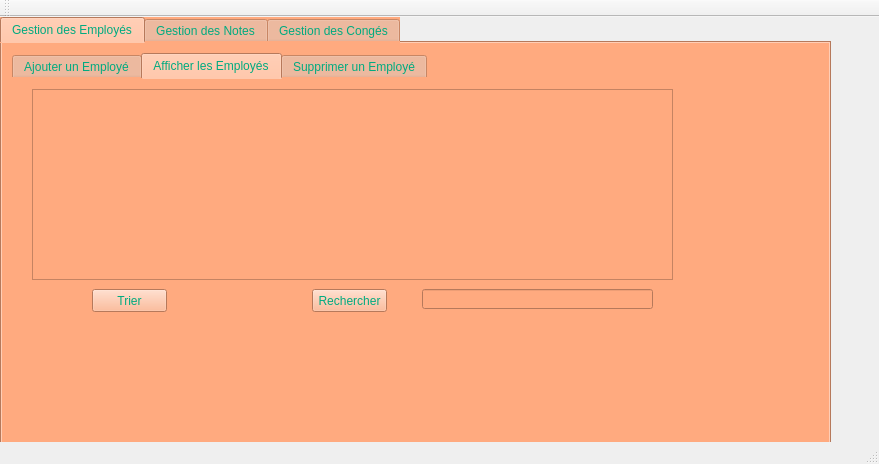
<?xml version="1.0" encoding="UTF-8"?>
<ui version="4.0">
 <class>MainWindow</class>
 <widget class="QMainWindow" name="MainWindow">
  <property name="geometry">
   <rect>
    <x>0</x>
    <y>0</y>
    <width>879</width>
    <height>464</height>
   </rect>
  </property>
  <property name="windowTitle">
   <string>Gestion des étudiants</string>
  </property>
  <widget class="QWidget" name="centralWidget">
   <widget class="QTabWidget" name="tabWidget_2">
    <property name="geometry">
     <rect>
      <x>0</x>
      <y>0</y>
      <width>831</width>
      <height>441</height>
     </rect>
    </property>
    <property name="styleSheet">
     <string notr="true">color: rgb(0, 170, 0);
color: rgb(0, 170, 127);
selection-background-color: rgb(255, 255, 127);
background-color: rgb(255, 170, 127);</string>
    </property>
    <property name="currentIndex">
     <number>0</number>
    </property>
    <widget class="QWidget" name="tab_4">
     <attribute name="title">
      <string>Gestion des Employés</string>
     </attribute>
     <widget class="QTabWidget" name="tabWidget">
      <property name="geometry">
       <rect>
        <x>10</x>
        <y>10</y>
        <width>801</width>
        <height>391</height>
       </rect>
      </property>
      <property name="styleSheet">
       <string notr="true">color:rgb(0, 170, 127);



color: rgb(0, 170, 0);
color: rgb(0, 170, 127);
border-top-color: rgb(255, 170, 127);
border-color: rgb(255, 170, 127);
background-color: rgb(255, 170, 127);
background-color: rgb(255, 170, 127);
</string>
      </property>
      <property name="currentIndex">
       <number>1</number>
      </property>
      <widget class="QWidget" name="tab">
       <attribute name="title">
        <string>Ajouter un Employé</string>
       </attribute>
       <widget class="QLabel" name="label">
        <property name="geometry">
         <rect>
          <x>0</x>
          <y>30</y>
          <width>81</width>
          <height>20</height>
         </rect>
        </property>
        <property name="styleSheet">
         <string notr="true">font: 11pt &quot;Rockwell&quot;;</string>
        </property>
        <property name="text">
         <string>Identifiant</string>
        </property>
       </widget>
       <widget class="QLabel" name="label_2">
        <property name="geometry">
         <rect>
          <x>-4</x>
          <y>70</y>
          <width>71</width>
          <height>20</height>
         </rect>
        </property>
        <property name="styleSheet">
         <string notr="true">
font: 12pt &quot;MS Shell Dlg 2&quot;;</string>
        </property>
        <property name="text">
         <string>  Nom</string>
        </property>
       </widget>
       <widget class="QLabel" name="label_3">
        <property name="geometry">
         <rect>
          <x>-4</x>
          <y>110</y>
          <width>71</width>
          <height>20</height>
         </rect>
        </property>
        <property name="styleSheet">
         <string notr="true">font: 11pt &quot;MS Shell Dlg 2&quot;;</string>
        </property>
        <property name="text">
         <string> Prénom</string>
        </property>
       </widget>
       <widget class="QLabel" name="label_5">
        <property name="geometry">
         <rect>
          <x>0</x>
          <y>150</y>
          <width>121</width>
          <height>20</height>
         </rect>
        </property>
        <property name="styleSheet">
         <string notr="true">font: 12pt &quot;MS Shell Dlg 2&quot;;
font: 11pt &quot;MS Shell Dlg 2&quot;;</string>
        </property>
        <property name="text">
         <string>Date de naissance</string>
        </property>
       </widget>
       <widget class="QLabel" name="label_6">
        <property name="geometry">
         <rect>
          <x>0</x>
          <y>220</y>
          <width>71</width>
          <height>20</height>
         </rect>
        </property>
        <property name="styleSheet">
         <string notr="true">font: 12pt &quot;MS Shell Dlg 2&quot;;</string>
        </property>
        <property name="text">
         <string>Sexe</string>
        </property>
       </widget>
       <widget class="QLabel" name="label_7">
        <property name="geometry">
         <rect>
          <x>0</x>
          <y>260</y>
          <width>91</width>
          <height>20</height>
         </rect>
        </property>
        <property name="styleSheet">
         <string notr="true">font: 10pt &quot;MS Shell Dlg 2&quot;;
font: 11pt &quot;MS Shell Dlg 2&quot;;</string>
        </property>
        <property name="text">
         <string>Teléphone</string>
        </property>
       </widget>
       <widget class="QDateEdit" name="dateEdit">
        <property name="geometry">
         <rect>
          <x>130</x>
          <y>140</y>
          <width>110</width>
          <height>22</height>
         </rect>
        </property>
       </widget>
       <widget class="QPushButton" name="pb_ajouter">
        <property name="geometry">
         <rect>
          <x>300</x>
          <y>290</y>
          <width>101</width>
          <height>41</height>
         </rect>
        </property>
        <property name="font">
         <font>
          <family>MS Shell Dlg 2</family>
          <pointsize>12</pointsize>
          <weight>50</weight>
          <italic>false</italic>
          <bold>false</bold>
         </font>
        </property>
        <property name="styleSheet">
         <string notr="true">color: rgb(0, 170, 127);

font: 12pt &quot;MS Shell Dlg 2&quot;;

;

</string>
        </property>
        <property name="text">
         <string>Ajouter</string>
        </property>
       </widget>
       <widget class="QLabel" name="label_8">
        <property name="geometry">
         <rect>
          <x>0</x>
          <y>190</y>
          <width>91</width>
          <height>20</height>
         </rect>
        </property>
        <property name="styleSheet">
         <string notr="true">font: 12pt &quot;MS Shell Dlg 2&quot;;</string>
        </property>
        <property name="text">
         <string>Fonction</string>
        </property>
       </widget>
       <widget class="QLineEdit" name="lineEdit">
        <property name="geometry">
         <rect>
          <x>120</x>
          <y>30</y>
          <width>113</width>
          <height>20</height>
         </rect>
        </property>
        <property name="text">
         <string/>
        </property>
       </widget>
       <widget class="QLineEdit" name="lineEdit_2">
        <property name="geometry">
         <rect>
          <x>120</x>
          <y>70</y>
          <width>113</width>
          <height>20</height>
         </rect>
        </property>
       </widget>
       <widget class="QLineEdit" name="lineEdit_3">
        <property name="geometry">
         <rect>
          <x>130</x>
          <y>110</y>
          <width>113</width>
          <height>20</height>
         </rect>
        </property>
       </widget>
       <widget class="QLineEdit" name="lineEdit_4">
        <property name="geometry">
         <rect>
          <x>130</x>
          <y>180</y>
          <width>113</width>
          <height>20</height>
         </rect>
        </property>
       </widget>
       <widget class="QLineEdit" name="lineEdit_5">
        <property name="geometry">
         <rect>
          <x>130</x>
          <y>220</y>
          <width>113</width>
          <height>20</height>
         </rect>
        </property>
       </widget>
       <widget class="QLineEdit" name="lineEdit_6">
        <property name="geometry">
         <rect>
          <x>130</x>
          <y>260</y>
          <width>113</width>
          <height>20</height>
         </rect>
        </property>
       </widget>
      </widget>
      <widget class="QWidget" name="tab_2">
       <attribute name="title">
        <string>Afficher les Employés</string>
       </attribute>
       <widget class="QTableView" name="tabetudiant">
        <property name="geometry">
         <rect>
          <x>20</x>
          <y>10</y>
          <width>641</width>
          <height>191</height>
         </rect>
        </property>
       </widget>
       <widget class="QPushButton" name="pushButton_2">
        <property name="geometry">
         <rect>
          <x>80</x>
          <y>210</y>
          <width>75</width>
          <height>23</height>
         </rect>
        </property>
        <property name="text">
         <string>Trier</string>
        </property>
       </widget>
       <widget class="QLineEdit" name="lineEdit_13">
        <property name="geometry">
         <rect>
          <x>410</x>
          <y>210</y>
          <width>231</width>
          <height>20</height>
         </rect>
        </property>
       </widget>
       <widget class="QPushButton" name="pushButton_3">
        <property name="geometry">
         <rect>
          <x>300</x>
          <y>210</y>
          <width>75</width>
          <height>23</height>
         </rect>
        </property>
        <property name="text">
         <string>Rechercher</string>
        </property>
       </widget>
      </widget>
      <widget class="QWidget" name="tab_3">
       <attribute name="title">
        <string>Supprimer un Employé</string>
       </attribute>
       <widget class="QLabel" name="label_4">
        <property name="geometry">
         <rect>
          <x>40</x>
          <y>50</y>
          <width>71</width>
          <height>31</height>
         </rect>
        </property>
        <property name="text">
         <string>Identifiant</string>
        </property>
       </widget>
       <widget class="QPushButton" name="pb_supprimer">
        <property name="geometry">
         <rect>
          <x>280</x>
          <y>80</y>
          <width>91</width>
          <height>31</height>
         </rect>
        </property>
        <property name="styleSheet">
         <string notr="true">font: 12pt &quot;Javanese Text&quot;;</string>
        </property>
        <property name="text">
         <string>Supprimer</string>
        </property>
       </widget>
       <widget class="QLineEdit" name="lineEdit_8">
        <property name="geometry">
         <rect>
          <x>140</x>
          <y>50</y>
          <width>111</width>
          <height>21</height>
         </rect>
        </property>
       </widget>
      </widget>
     </widget>
    </widget>
    <widget class="QWidget" name="tab_5">
     <attribute name="title">
      <string>Gestion des Notes</string>
     </attribute>
     <widget class="QToolBox" name="toolBox">
      <property name="geometry">
       <rect>
        <x>30</x>
        <y>10</y>
        <width>691</width>
        <height>321</height>
       </rect>
      </property>
      <property name="styleSheet">
       <string notr="true">color: rgb(0, 170, 127);</string>
      </property>
      <property name="currentIndex">
       <number>1</number>
      </property>
      <widget class="QWidget" name="AfficherCong">
       <property name="geometry">
        <rect>
         <x>0</x>
         <y>0</y>
         <width>691</width>
         <height>240</height>
        </rect>
       </property>
       <attribute name="label">
        <string>Ajouter Note</string>
       </attribute>
       <widget class="QPushButton" name="pb_ajouter_3">
        <property name="geometry">
         <rect>
          <x>270</x>
          <y>160</y>
          <width>61</width>
          <height>31</height>
         </rect>
        </property>
        <property name="text">
         <string>Ajouter</string>
        </property>
       </widget>
       <widget class="QLabel" name="label_9">
        <property name="geometry">
         <rect>
          <x>10</x>
          <y>30</y>
          <width>61</width>
          <height>16</height>
         </rect>
        </property>
        <property name="text">
         <string>Identifiant</string>
        </property>
       </widget>
       <widget class="QLabel" name="label_13">
        <property name="geometry">
         <rect>
          <x>10</x>
          <y>60</y>
          <width>61</width>
          <height>16</height>
         </rect>
        </property>
        <property name="text">
         <string>Date </string>
        </property>
       </widget>
       <widget class="QLabel" name="label_12">
        <property name="geometry">
         <rect>
          <x>10</x>
          <y>90</y>
          <width>61</width>
          <height>16</height>
         </rect>
        </property>
        <property name="text">
         <string>Promotion</string>
        </property>
       </widget>
       <widget class="QLabel" name="label_10">
        <property name="geometry">
         <rect>
          <x>10</x>
          <y>130</y>
          <width>61</width>
          <height>16</height>
         </rect>
        </property>
        <property name="text">
         <string>Note</string>
        </property>
       </widget>
       <widget class="QLineEdit" name="lineEdit_9">
        <property name="geometry">
         <rect>
          <x>100</x>
          <y>30</y>
          <width>113</width>
          <height>20</height>
         </rect>
        </property>
       </widget>
       <widget class="QLineEdit" name="lineEdit_10">
        <property name="geometry">
         <rect>
          <x>100</x>
          <y>90</y>
          <width>113</width>
          <height>20</height>
         </rect>
        </property>
       </widget>
       <widget class="QLineEdit" name="lineEdit_11">
        <property name="geometry">
         <rect>
          <x>100</x>
          <y>130</y>
          <width>113</width>
          <height>20</height>
         </rect>
        </property>
       </widget>
       <widget class="QDateEdit" name="dateEdit_2">
        <property name="geometry">
         <rect>
          <x>100</x>
          <y>60</y>
          <width>110</width>
          <height>22</height>
         </rect>
        </property>
       </widget>
      </widget>
      <widget class="QWidget" name="page_4">
       <property name="geometry">
        <rect>
         <x>0</x>
         <y>0</y>
         <width>691</width>
         <height>240</height>
        </rect>
       </property>
       <attribute name="label">
        <string>Afficher Note</string>
       </attribute>
       <widget class="QTableView" name="tabetudiant_2">
        <property name="geometry">
         <rect>
          <x>10</x>
          <y>0</y>
          <width>581</width>
          <height>241</height>
         </rect>
        </property>
       </widget>
      </widget>
      <widget class="QWidget" name="widget">
       <property name="geometry">
        <rect>
         <x>0</x>
         <y>0</y>
         <width>691</width>
         <height>240</height>
        </rect>
       </property>
       <attribute name="label">
        <string>Supprimer Note</string>
       </attribute>
       <widget class="QLineEdit" name="lineEdit_12">
        <property name="geometry">
         <rect>
          <x>260</x>
          <y>60</y>
          <width>113</width>
          <height>20</height>
         </rect>
        </property>
       </widget>
       <widget class="QLabel" name="label_11">
        <property name="geometry">
         <rect>
          <x>190</x>
          <y>60</y>
          <width>61</width>
          <height>20</height>
         </rect>
        </property>
        <property name="text">
         <string>Identifiant</string>
        </property>
       </widget>
       <widget class="QPushButton" name="pushButton">
        <property name="geometry">
         <rect>
          <x>410</x>
          <y>100</y>
          <width>61</width>
          <height>31</height>
         </rect>
        </property>
        <property name="text">
         <string>Supprimer</string>
        </property>
       </widget>
      </widget>
     </widget>
    </widget>
    <widget class="QWidget" name="tab_6">
     <attribute name="title">
      <string>Gestion des Congés</string>
     </attribute>
    </widget>
   </widget>
  </widget>
  <widget class="QMenuBar" name="menuBar">
   <property name="geometry">
    <rect>
     <x>0</x>
     <y>0</y>
     <width>879</width>
     <height>21</height>
    </rect>
   </property>
  </widget>
  <widget class="QToolBar" name="mainToolBar">
   <attribute name="toolBarArea">
    <enum>TopToolBarArea</enum>
   </attribute>
   <attribute name="toolBarBreak">
    <bool>false</bool>
   </attribute>
  </widget>
  <widget class="QStatusBar" name="statusBar"/>
 </widget>
 <layoutdefault spacing="6" margin="11"/>
 <resources/>
 <connections/>
</ui>
